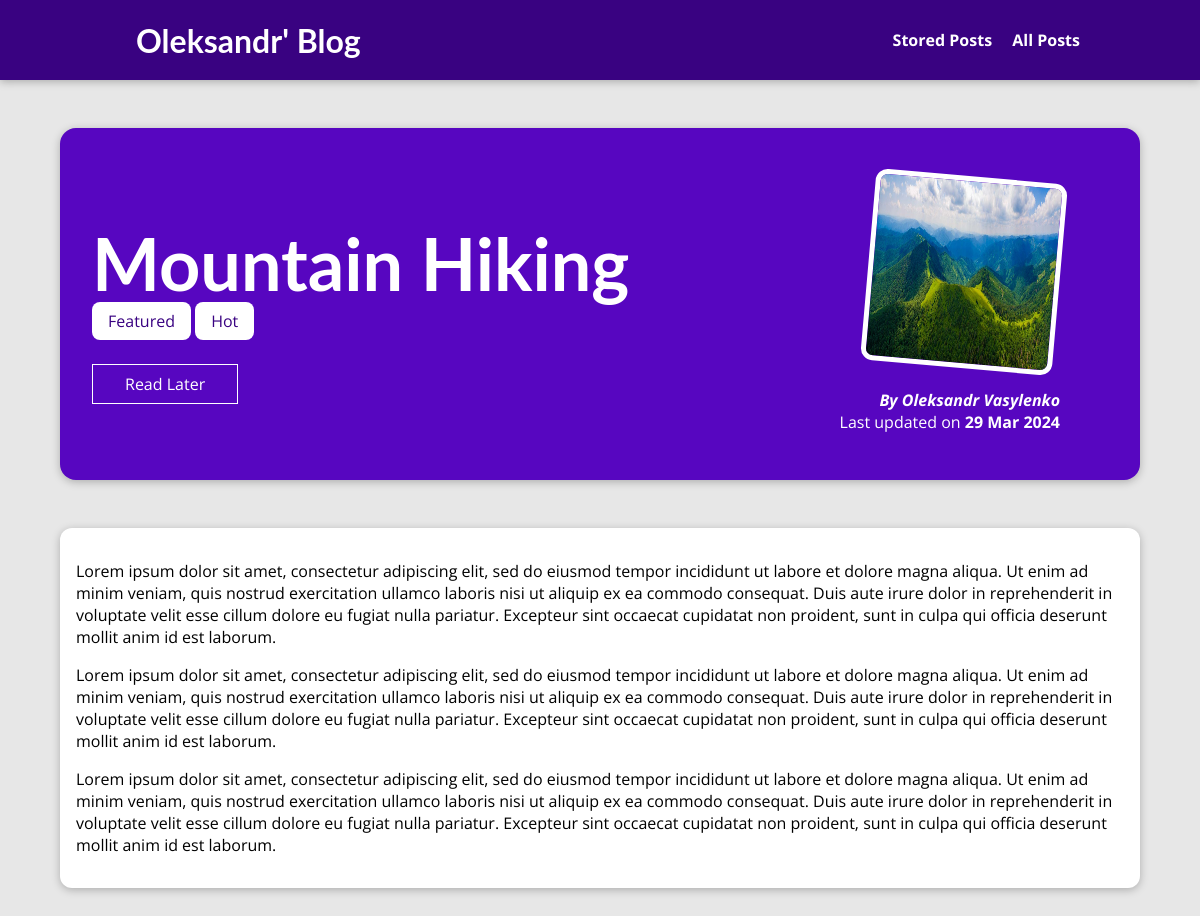
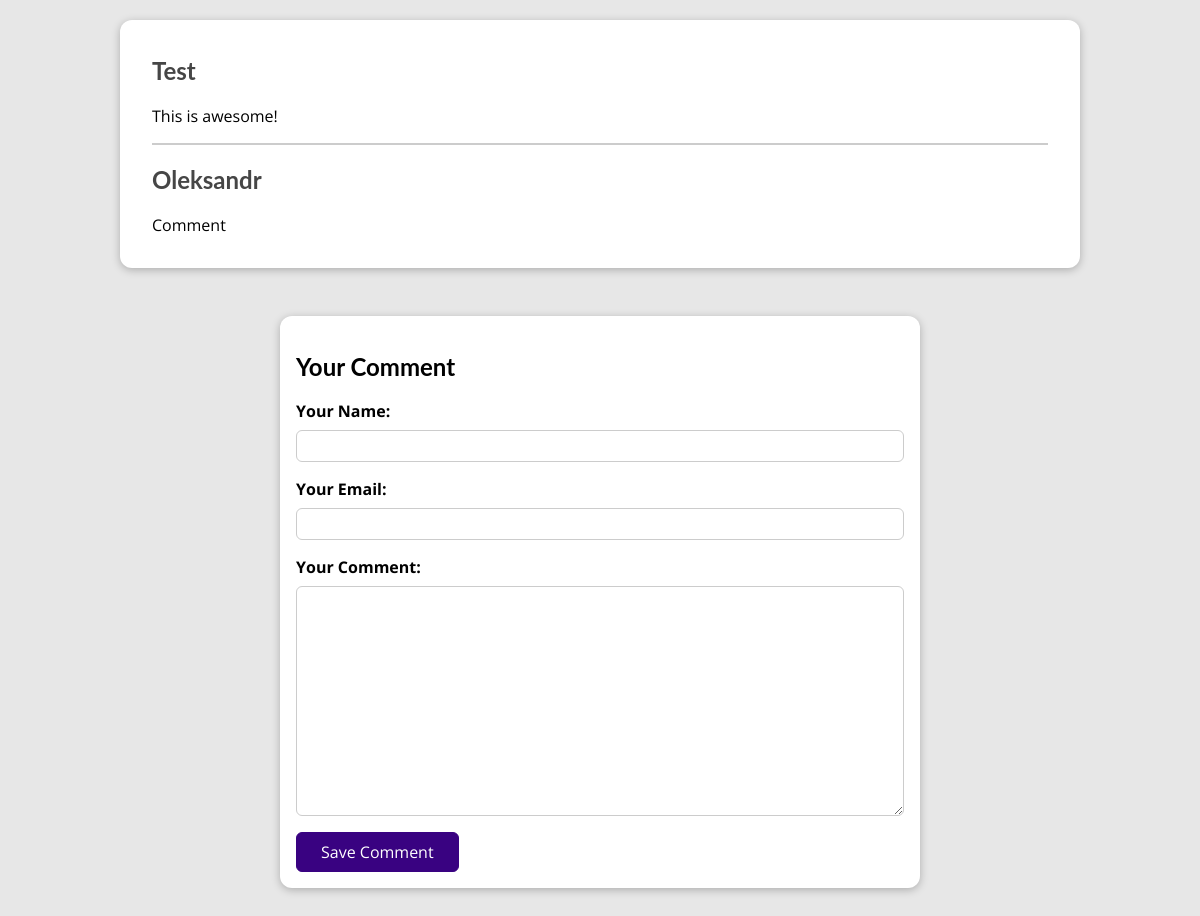
The page /posts/hike-in-the-mountains on the database its author committed (2 pictures, top to bottom).
### blog/models.py (models this page shows, shortened)
class Post(models.Model):
    title = models.CharField(max_length=150)
    excerpt = models.CharField(max_length=200)
    image = models.ImageField(upload_to="posts", null=True)
    date = models.DateField(auto_now=True)
    slug = models.SlugField(db_index=True, unique=True)
    content = models.TextField(validators=[MinLengthValidator(10)])
    author = models.ForeignKey(
        Author, on_delete=models.SET_NULL, related_name="posts", null=True)
    tags = models.ManyToManyField(Tag)

class Tag(models.Model):
    caption = models.CharField(max_length=20)

class Author(models.Model):
    first_name = models.CharField(max_length=100)
    last_name = models.CharField(max_length=100)
    email_address = models.EmailField()
    def full_name(self):
        return f"{self.first_name} {self.last_name}"
    def __str__(self):
        return self.full_name()

class Comment(models.Model):
    user_name = models.CharField(max_length=120)
    user_email = models.EmailField()
    text = models.TextField(max_length=400)
    post = models.ForeignKey(
        Post, on_delete=models.CASCADE, related_name="comments")

### blog/views.py (the view, shortened to what this page needs)
# urls.py: path("posts/<slug:slug>", views.SinglePostView.as_view(),
class SinglePostView(View):
    def is_stored_post(self, request, post_id):
        stored_posts = request.session.get("stored_posts")
        if stored_posts is not None:
            is_saved_for_later = post_id in stored_posts
        else:
            is_saved_for_later = False
        return is_saved_for_later
    def get(self, request, slug):
        post = Post.objects.get(slug=slug)
        context = {
            "post": post,
            "post_tags": post.tags.all(),
            "comment_form": CommentForm(),
            "comments": post.comments.all().order_by("-id"),
            "saved_for_later": self.is_stored_post(request, post.id)
        }
        return render(request, "blog/post-detail.html", context)

### blog/forms.py
class CommentForm(forms.ModelForm):
    class Meta:
        model = Comment
        exclude = ["post"]
        labels = {
            "user_name": "Your Name",
            "user_email": "Your Email",
            "text": "Your Comment"
        }

### blog/templates/blog/post-detail.html (shortened to what this page needs)
{% extends "base.html" %}
{% load static %}
{% block css_files %}
    <link rel="stylesheet" href="{% static "blog/post-detail.css" %}">
{% endblock %}
{% block content %}
    <section id ="summary">
        <h2>{{ post.title }}</h2>
        <div>
            {% for tag in post_tags %}
                <span class="tag">{{ tag.caption }}</span>
            {% endfor %}
        </div>
        <div id="read-later">
            <form action="{% url "read-later" %}" method="POST">
                <button>
                    {% if saved_for_later %}
                        Remove from "Read Later" List
                    {% else %}
                        Read Later
                    {% endif %}
                </button>
            </form>
        <article>
            <img src="{{ post.image.url }}" alt="Post Title" />
            <address>By <a href="mailto:{{ post.author.email_address }}">{{ post.author }}</a></address>
            <div>
                Last updated on <time>{{ post.date|date:"d M Y" }}</time>
            </div>
        </article>
    </section>
    <main>
        {{ post.content|linebreaks }}
    </main>
    <section id="comments">
        <ul>
            {% for comment in comments %}
                <li>
                    <h2>{{ comment.user_name }}</h2>
                    <p>{{ comment.text|linebreaks }}</p>
                </li>
            {% endfor %}
        </ul>
    </section>
    <section id="comment-form">
        <h2>Your Comment</h2>
        <form action="{% url "post-detail-page" post.slug %}" method="POST">
            {% for form_field in comment_form %}
                <div class="form-control {% if form_field.errors %}invalid{% endif %}">
                    {{ form_field.label_tag }}
                    {{ form_field }}
                </div>
            {% endfor %}
            <button>Save Comment</button>
        </form>
    </section>
{% endblock %}

### templates/base.html (shortened to what this page needs)
{% load static %}
<!DOCTYPE html>
<html lang="en">
    <head>
        <link rel="stylesheet" href="{% static "app.css" %}">
        {% block css_files %}{% endblock %}
    </head>
    <body>
        <header id="main-navigation">
            <h1><a href="{% url "starting-page" %}">Oleksandr' Blog</a></h1>
            <nav>
                <a href="{% url "read-later" %}">Stored Posts</a>
                <a href="{% url "posts-page" %}">All Posts</a>
            </nav>
        </header>
        {% block content %}
        {% endblock %}
    </body>
</html>

### staticfiles/app.css (style rules this page uses)
* { box-sizing: border-box; }
html { font-family: 'Open Sans', 'Lato', sans-serif; }
body { margin: 0; }
h1, h2, h3 { font-family: 'Lato', sans-serif; font-weight: bold; }
#main-navigation { width: 100%; height: 5rem; display: flex; justify-content: space-between; align-items: center; padding: 0 10%; position: absolute; top: 0; left: 0; }
#main-navigation a { text-decoration: none; color: white; font-weight: bold; margin-left: 1rem; }

### blog/static/blog/post-detail.css (style rules this page uses)
body { background-color: #e7e7e7; }
#main-navigation { background-color: #390281; box-shadow: 0 2px 8px rgba(0, 0, 0, 0.25); }
#summary { margin: 8rem auto 3rem auto; padding: 2rem; width: 90%; max-width: 90rem; border-radius: 16px; background-color: #5706c0; position: relative; box-shadow: 0 2px 8px rgba(0, 0, 0, 0.25); height: 22rem; }
#summary h2 { color: white; font-size: 4.5rem; margin-bottom: 0.25rem; }
#summary article { position: absolute; top: 2rem; right: 3rem; padding: 1rem 2rem; border-radius: 12px; text-align: right; color: white; }
#summary article img { width: 12rem; height: 12rem; border-radius: 12px; transform: rotateZ(5deg); border: 5px solid white; margin-bottom: 1rem; }
#summary address { font-weight: bold; }
#summary a { color: white; text-decoration: none; }
#summary time { font-weight: bold; }
#read-later { margin: 2rem 0; }
#read-later button { background-color: transparent; border: 1px solid white; padding: 0.5rem 2rem; font: inherit; color: white; cursor: pointer; }
main { width: 90%; max-width: 90rem; margin: 3rem auto; background-color: white; padding: 1rem; border-radius: 12px; box-shadow: 0 2px 8px rgba(0, 0, 0, 0.25); }
.tag { background-color: white; color: #390281; padding: 0.5rem 1rem; border-radius: 8px; }
#comment-form { margin: 3rem auto; width: 90%; max-width: 40rem; border-radius: 12px; background-color: white; box-shadow: 0 2px 8px rgba(0, 0, 0, 0.25); padding: 1rem; }
#comment-form button { font: inherit; background-color: #390281; color: white; border: 1px solid #390281; padding: 0.5rem 1.5rem; border-radius: 6px; cursor: pointer; }
.form-control { margin-bottom: 1rem; }
.form-control input, .form-control textarea { font: inherit; padding: 0.25rem; border-radius: 6px; display: block; width: 100%; border: 1px solid #ccc; }
.form-control label { font-weight: bold; display: block; margin-bottom: 0.5rem; }
#comments { margin: 3rem auto; width: 90%; max-width: 60rem; border-radius: 12px; background-color: white; box-shadow: 0 2px 8px rgba(0, 0, 0, 0.25); padding: 1rem 2rem; }
#comments ul { list-style: none; margin: 0; padding: 0; }
#comments li { margin-bottom: 1rem; border-bottom: 2px solid #ccc; }
#comments li:last-of-type { border-bottom: none; }
#comments h2 { color: #464646; }

### rows shown on the page
Post: title "Mountain Hiking", image (picture), author "Oleksandr Vasylenko", date "29 Mar 2024", content "Lorem ipsum dolor sit amet, consectetur adipiscing elit, sed do eiusmod tempor incididunt ut labore et dolore magna aliqua. Ut enim ad minim veniam, quis nostrud exercitation ullamco laboris nisi ut aliquip ex ea commodo consequat. Duis aute irure dolor in reprehenderit in voluptate velit esse cillum dolore eu fugiat nulla pariatur. Excepteur sint occaecat cupidatat non proident, sunt in culpa qui officia deserunt mollit anim id est laborum. Lorem ipsum dolor sit amet, consectetur adipiscing elit, sed do eiusmod tempor incididunt ut labore et dolore magna aliqua. Ut enim ad minim veniam, quis nostrud exercitation ullamco laboris nisi ut aliquip ex ea commodo consequat. Duis aute irure dolor…"
Tag: caption "Featured"
Tag: caption "Hot"
Comment: user_name "Test", text "This is awesome!"
Comment: user_name "Oleksandr", text "Comment"
